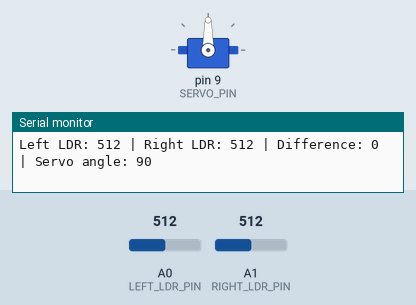
This sketch was run on a simulated Arduino Uno, built with avr-gcc and run on an emulated ATmega328P. On the bench: servo, the last lines printed to the serial monitor. The test bench sets the inputs (shaded band); at power-on: A0 (LEFT_LDR_PIN) = 512, A1 (RIGHT_LDR_PIN) = 512.

Above: at 1.7 s.
1.8 s: A0 (LEFT_LDR_PIN) set to 531
3.3 s: A0 (LEFT_LDR_PIN) set to 566
At 4.45 s:
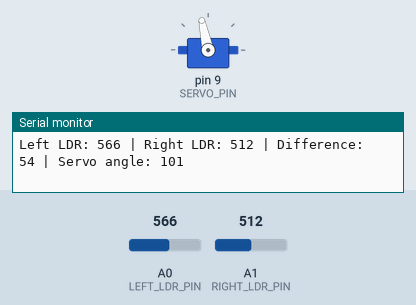
6.3 s: A0 (LEFT_LDR_PIN) set to 511
At 6.3 s:
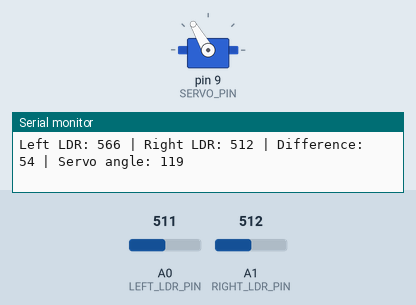
7.8 s: A1 (RIGHT_LDR_PIN) set to 487
9.3 s: A1 (RIGHT_LDR_PIN) set to 462
At 11.25 s:
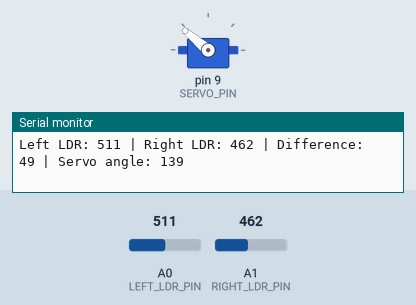
12.3 s: A1 (RIGHT_LDR_PIN) set to 511
Timing chart, 0 to 14.8 s (numbered marks = the images above; inputs shaded):
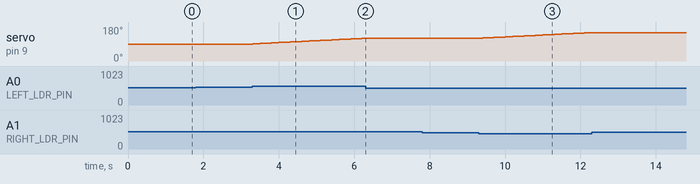

Measured:
- the behaviour switches between 547 and 548 on A0 (LEFT_LDR_PIN) (found by bisection; images 0 and 1)
- the behaviour switches between 476 and 475 on A1 (RIGHT_LDR_PIN) (found by bisection; images 2 and 3)
- after the input at 3.3 s, servo on pin 9 (SERVO_PIN): moves from 90° to 120° over 2.9 s, starting at once
- after the input at 6.3 s, servo on pin 9 (SERVO_PIN): stays 120° (without the input it goes to 121° after 0.00 s)
- after the input at 9.3 s, servo on pin 9 (SERVO_PIN): moves from 120° to 150° over 2.9 s, starting at once
- after the input at 12.3 s, servo on pin 9 (SERVO_PIN): stays 150° (without the input it goes to 151° after 0.00 s)

The sketch:

solar_tracker.ino
```cpp
/*
  SINGLE-AXIS SOLAR TRACKING SYSTEM
  Board: Arduino Uno
  Sensors: Two LDRs with 10 kOhm voltage-divider resistors
  Actuator: Servo motor

  Example wiring:
    Left LDR divider junction  -> A0
    Right LDR divider junction -> A1
    Servo signal               -> D9

  LDR divider used here:
    5V ---- LDR ----+---- analog input
                    |
                  10k ohm
                    |
                   GND

  Power the servo from a suitable external regulated supply.
  Connect external supply GND to Arduino GND.
*/

#include <Servo.h>

const byte LEFT_LDR_PIN  = A0;
const byte RIGHT_LDR_PIN = A1;
const byte SERVO_PIN     = 9;

const int MIN_ANGLE = 10;
const int MAX_ANGLE = 170;
const int START_ANGLE = 90;

// With the divider shown above, brighter light normally gives a higher reading.
// Set to -1 if your divider produces lower readings in brighter light.
const int LIGHT_READING_DIRECTION = 1;

// Set to -1 if the servo rotates away from the brighter LDR.
const int SERVO_DIRECTION = 1;

const int TRACKING_DEADBAND = 35;
const unsigned long UPDATE_INTERVAL_MS = 100;

Servo tracker;
int currentAngle = START_ANGLE;
unsigned long lastUpdate = 0;

void setup() {
  Serial.begin(9600);
  tracker.attach(SERVO_PIN);
  tracker.write(currentAngle);
  delay(500);
}

void loop() {
  if (millis() - lastUpdate < UPDATE_INTERVAL_MS) {
    return;
  }
  lastUpdate = millis();

  int leftReading = analogRead(LEFT_LDR_PIN);
  int rightReading = analogRead(RIGHT_LDR_PIN);

  int difference = (leftReading - rightReading) * LIGHT_READING_DIRECTION;

  Serial.print("Left LDR: ");
  Serial.print(leftReading);
  Serial.print(" | Right LDR: ");
  Serial.print(rightReading);
  Serial.print(" | Difference: ");
  Serial.print(difference);
  Serial.print(" | Servo angle: ");
  Serial.println(currentAngle);

  if (difference > TRACKING_DEADBAND) {
    currentAngle += SERVO_DIRECTION;
  } else if (difference < -TRACKING_DEADBAND) {
    currentAngle -= SERVO_DIRECTION;
  }

  currentAngle = constrain(currentAngle, MIN_ANGLE, MAX_ANGLE);
  tracker.write(currentAngle);
}
```
